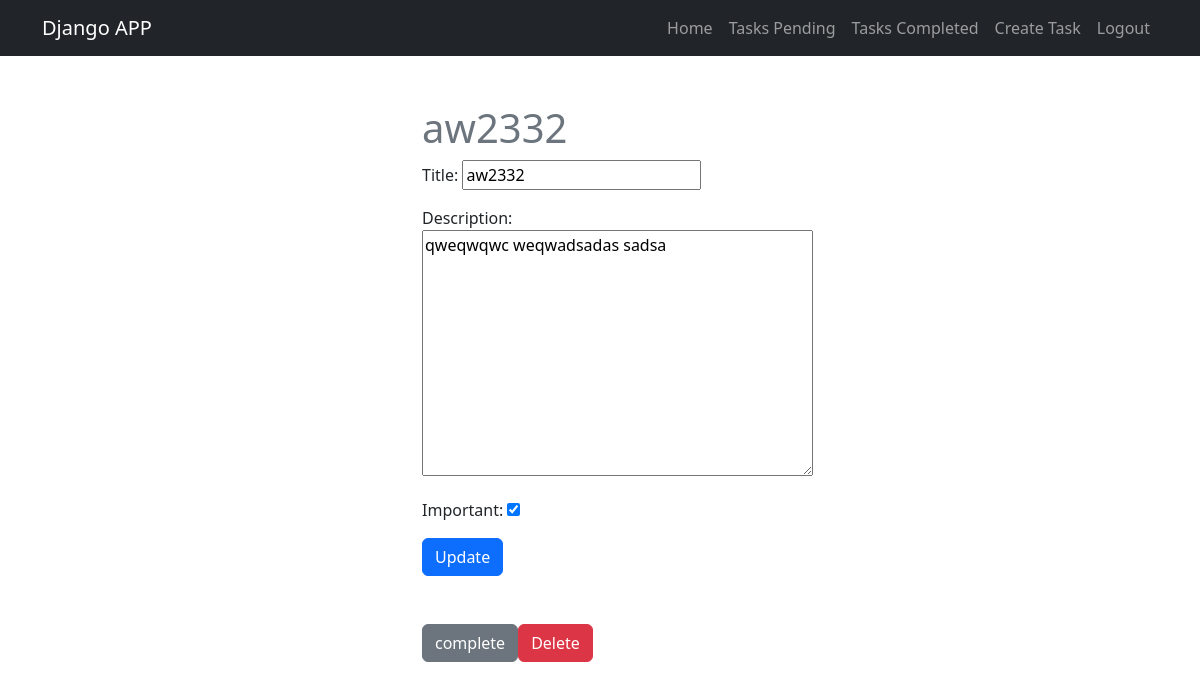
/tasks/7/ (signed in), run on the app's committed database.
### tasks/models.py (models this page shows, shortened)
class Task(models.Model):
    title = models.CharField(max_length=200)
    complete = models.BooleanField(default=False)
    created = models.DateTimeField(auto_now_add=True)
    datecompleted = models.DateTimeField(null=True)
    description = models.TextField(blank=True)
    important = models.BooleanField(default=False)
    user = models.ForeignKey(User, on_delete=models.CASCADE)

### tasks/views.py (the view, shortened to what this page needs)
# urls.py: path('tasks/<int:task_pk>/', views.task_detail, name='task_detail'),
@login_required
def task_detail(request, task_pk):
    if request.method == 'GET':
        task = get_object_or_404(Task, pk=task_pk, user=request.user)
        form = TaskForm(instance=task)
        return render(request, 'task_detail.html', {'task': task, 'form': form})

### tasks/forms.py
class TaskForm(forms.ModelForm):
    class Meta:
        model = Task
        fields = ['title', 'description', 'important']
        Widget ={
            'title': forms.TextInput(attrs={'class': 'form-control', 'placeholder': 'Task Title'}),
            'description': forms.Textarea(attrs={'class': 'form-control', 'placeholder': 'Task Description'}),
            'important': forms.CheckboxInput(attrs={'class': 'form-check-input m-auto'}),
        }

### tasks/templates/task_detail.html (shortened to what this page needs)
{% extends 'base.html' %}
{% block content %}
<main class="container">
    <div class="row">
        <div class="col-md-4 offset-md-4 mt-5">
            <h1 class="text-secondary"> {{ task.title }} </h1>
                {{form.as_p}}
                <button class="btn btn-primary">Update</button>
            <div class="d-flex mt-5">
            <form method="POST">
            <form  action="{% url 'complete_task' task.id %}" method="POST">
                <button class="btn btn-secondary">
                    complete
                </button>
            </form>
            <form  action= "{% url 'delete_task' task.id %}" method="POST">
                <button class="btn btn-danger">
                    Delete
                </button>
            </form>
        </div>
        </div>
    </div>
</main>
{% endblock %}

### data on the page
Task: title "aw2332", description "qweqwqwc weqwadsadas sadsa", important "☑"
